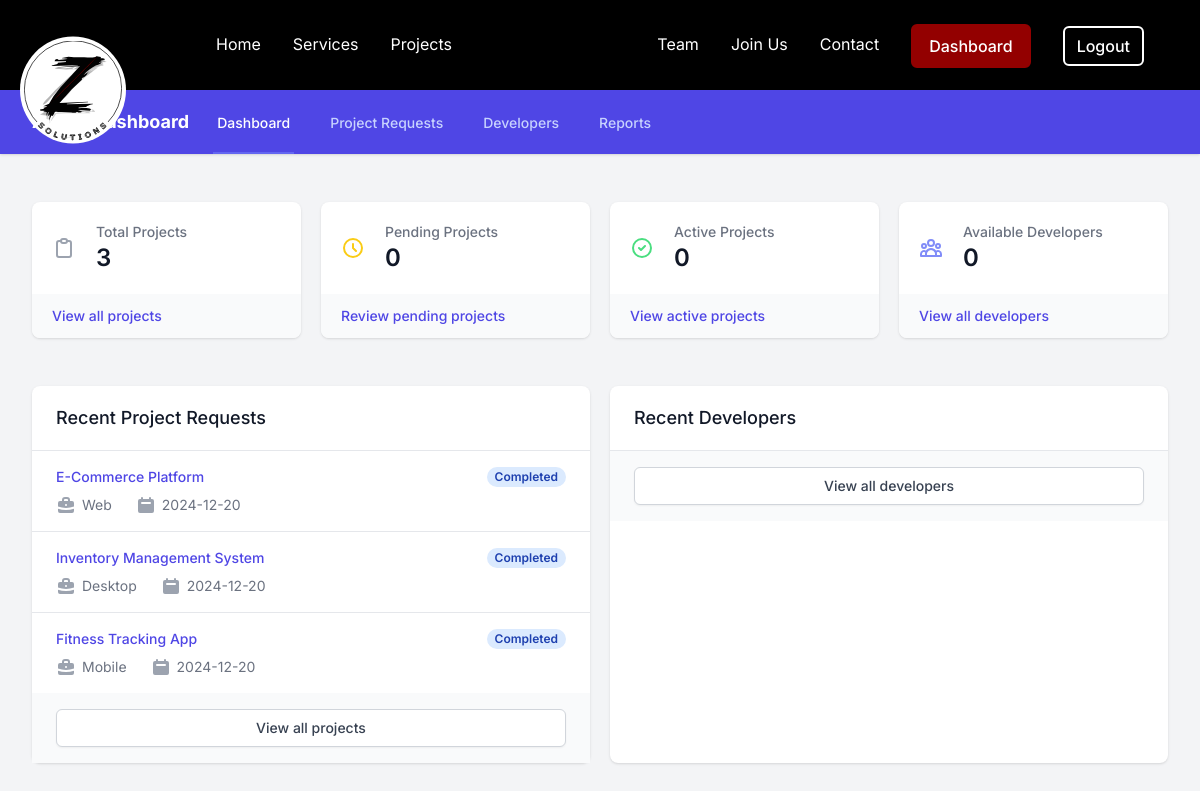
The app's page /admin/dashboard (signed in) with its own data.
### app/models/project.py (models this page shows, shortened)
class Project(db.Model):
    id = db.Column(db.Integer, primary_key=True)
    title = db.Column(db.String(100), nullable=False)
    description = db.Column(db.Text, nullable=False)
    customer_id = db.Column(db.Integer, db.ForeignKey('customer_profile.id'), nullable=False)
    category = db.Column(db.String(50), nullable=False)
    status = db.Column(db.String(20), default='pending')  # pending, active, completed, cancelled
    budget_min = db.Column(db.Float)
    budget_max = db.Column(db.Float)
    start_date = db.Column(db.DateTime)
    end_date = db.Column(db.DateTime)
    created_at = db.Column(db.DateTime, default=datetime.utcnow)
    updated_at = db.Column(db.DateTime, default=datetime.utcnow, onupdate=datetime.utcnow)
    requirements = db.relationship('ProjectRequirement', backref='project', lazy='dynamic')
    milestones = db.relationship('ProjectMilestone', backref='project', lazy='dynamic')
    files = db.relationship('ProjectFile', backref='project', lazy='dynamic')

### app/routes/admin.py (the view)
    def decorated_function(*args, **kwargs):
        if not current_user.is_authenticated or current_user.role != 'admin':
            flash('Access denied. Admin privileges required.', 'error')
            return redirect(url_for('main.home'))
        return f(*args, **kwargs)

### app/templates/admin/dashboard.html (shortened to what this page needs)
{% extends "base.html" %}
{% block content %}
<div class="min-h-screen bg-gray-100">
    <nav class="bg-indigo-600 shadow">
        <div class="max-w-7xl mx-auto px-4 sm:px-6 lg:px-8">
            <div class="flex justify-between h-16">
                <div class="flex">
                    <div class="flex-shrink-0 flex items-center">
                        <h1 class="text-white text-lg font-bold">Admin Dashboard</h1>
                    </div>
                    <div class="hidden sm:ml-6 sm:flex sm:space-x-8">
                        <a href="{{ url_for('admin.dashboard') }}"
                            class="border-indigo-500 text-white inline-flex items-center px-1 pt-1 border-b-2 text-sm font-medium">
                            Dashboard
                        </a>
                        <a href="{{ url_for('admin.projects', status='pending') }}"
                            class="border-transparent text-indigo-200 hover:text-white hover:border-white inline-flex items-center px-1 pt-1 border-b-2 text-sm font-medium">
                            Project Requests
                        </a>
                        <a href="{{ url_for('admin.users', role='developer') }}"
                            class="border-transparent text-indigo-200 hover:text-white hover:border-white inline-flex items-center px-1 pt-1 border-b-2 text-sm font-medium">
                            Developers
                        </a>
                        <a href="{{ url_for('admin.reports') }}"
                            class="border-transparent text-indigo-200 hover:text-white hover:border-white inline-flex items-center px-1 pt-1 border-b-2 text-sm font-medium">
                            Reports
                        </a>
                    </div>
                </div>
            </div>
        </div>
    </nav>
    <div class="max-w-7xl mx-auto py-6 sm:px-6 lg:px-8">
        <div class="px-4 py-6 sm:px-0">
            <div class="grid grid-cols-1 gap-5 sm:grid-cols-2 lg:grid-cols-4">
                <div class="bg-white overflow-hidden shadow rounded-lg">
                    <div class="p-5">
                        <div class="flex items-center">
                            <div class="flex-shrink-0">
                            </div>
                            <div class="ml-5 w-0 flex-1">
                                <dl>
                                    <dt class="text-sm font-medium text-gray-500 truncate">
                                        Total Projects
                                    </dt>
                                    <dd class="flex items-baseline">
                                        <div class="text-2xl font-semibold text-gray-900">
                                            {{ stats.total_projects }}
                                        </div>
                                    </dd>
                                </dl>
                            </div>
                        </div>
                    </div>
                    <div class="bg-gray-50 px-5 py-3">
                        <div class="text-sm">
                            <a href="{{ url_for('admin.projects') }}"
                                class="font-medium text-indigo-600 hover:text-indigo-500">
                                View all projects
                            </a>
                        </div>
                    </div>
                </div>
                <div class="bg-white overflow-hidden shadow rounded-lg">
                    <div class="p-5">
                        <div class="flex items-center">
                            <div class="flex-shrink-0">
                                <svg class="h-6 w-6 text-yellow-400" xmlns="http://www.w3.org/2000/svg" fill="none"
                                    viewBox="0 0 24 24" stroke="currentColor">
                                    <path stroke-linecap="round" stroke-linejoin="round" stroke-width="2"
                                        d="M12 8v4l3 3m6-3a9 9 0 11-18 0 9 9 0 0118 0z" />
                                </svg>
                            </div>
                            <div class="ml-5 w-0 flex-1">
                                <dl>
                                    <dt class="text-sm font-medium text-gray-500 truncate">
                                        Pending Projects
                                    </dt>
                                    <dd class="flex items-baseline">
                                        <div class="text-2xl font-semibold text-gray-900">
                                            {{ stats.pending_projects }}
                                        </div>
                                    </dd>
                                </dl>
                            </div>
                        </div>
                    </div>
                    <div class="bg-gray-50 px-5 py-3">
                        <div class="text-sm">
                            <a href="{{ url_for('admin.projects', status='pending') }}"
                                class="font-medium text-indigo-600 hover:text-indigo-500">
                                Review pending projects
                            </a>
                        </div>
                    </div>
                </div>
                <div class="bg-white overflow-hidden shadow rounded-lg">
                    <div class="p-5">
                        <div class="flex items-center">
                            <div class="flex-shrink-0">
                                <svg class="h-6 w-6 text-green-400" xmlns="http://www.w3.org/2000/svg" fill="none"
                                    viewBox="0 0 24 24" stroke="currentColor">
                                    <path stroke-linecap="round" stroke-linejoin="round" stroke-width="2"
                                        d="M9 12l2 2 4-4m6 2a9 9 0 11-18 0 9 9 0 0118 0z" />
                                </svg>
                            </div>
                            <div class="ml-5 w-0 flex-1">
                                <dl>
                                    <dt class="text-sm font-medium text-gray-500 truncate">
                                        Active Projects
                                    </dt>
                                    <dd class="flex items-baseline">
                                        <div class="text-2xl font-semibold text-gray-900">
                                            {{ stats.active_projects }}
                                        </div>
                                    </dd>
                                </dl>
                            </div>
                        </div>
                    </div>
                    <div class="bg-gray-50 px-5 py-3">
                        <div class="text-sm">
                            <a href="{{ url_for('admin.projects', status='active') }}"
                                class="font-medium text-indigo-600 hover:text-indigo-500">
                                View active projects
                            </a>
                        </div>
                    </div>
                </div>
                <div class="bg-white overflow-hidden shadow rounded-lg">
                    <div class="p-5">
                        <div class="flex items-center">
                            <div class="flex-shrink-0">
                            </div>
                            <div class="ml-5 w-0 flex-1">
                                <dl>
                                    <dt class="text-sm font-medium text-gray-500 truncate">
                                        Available Developers
                                    </dt>
                                    <dd class="flex items-baseline">
                                        <div class="text-2xl font-semibold text-gray-900">
                                            {{ stats.total_developers }}
                                        </div>
                                    </dd>
                                </dl>
                            </div>
                        </div>
                    </div>
                    <div class="bg-gray-50 px-5 py-3">
                        <div class="text-sm">
                            <a href="{{ url_for('admin.users', role='developer') }}"
                                class="font-medium text-indigo-600 hover:text-indigo-500">
                                View all developers
                            </a>
                        </div>
                    </div>
                </div>
            </div>
        </div>
    </div>
    <div class="max-w-7xl mx-auto px-4 sm:px-6 lg:px-8">
        <div class="grid grid-cols-1 gap-5 lg:grid-cols-2">
            <div class="bg-white shadow sm:rounded-lg">
                <div class="px-4 py-5 sm:px-6">
                    <h3 class="text-lg leading-6 font-medium text-gray-900">Recent Project Requests</h3>
                </div>
                <div class="border-t border-gray-200">
                    <ul role="list" class="divide-y divide-gray-200">
                        {% for project in recent_projects %}
                        <li>
                            <a href="{{ url_for('admin.view_project', project_id=project.id) }}"
                                class="block hover:bg-gray-50">
                                <div class="px-4 py-4 sm:px-6">
                                    <div class="flex items-center justify-between">
                                        <div class="text-sm font-medium text-indigo-600 truncate">
                                            {{ project.title }}
                                        </div>
                                        <div class="ml-2 flex-shrink-0 flex">
                                            <span class="px-2 inline-flex text-xs leading-5 font-semibold rounded-full
                                                {% if project.status == 'pending' %}
                                                    bg-yellow-100 text-yellow-800
                                                {% elif project.status == 'active' %}
                                                    bg-green-100 text-green-800
                                                {% elif project.status == 'completed' %}
                                                    bg-blue-100 text-blue-800
                                                {% else %}
                                                    bg-red-100 text-red-800
                                                {% endif %}">
                                                {{ project.status|title }}
                                            </span>
                                        </div>
                                    </div>
                                    <div class="mt-2 flex justify-between">
                                        <div class="sm:flex">
                                            <div class="mr-6 flex items-center text-sm text-gray-500">
                                                {{ project.category|title }}
                                            </div>
                                            <div class="mt-2 flex items-center text-sm text-gray-500 sm:mt-0">
                                                {{ project.created_at.strftime('%Y-%m-%d') }}
                                            </div>
                                        </div>
                                    </div>
                                </div>
                            </a>
                        </li>
                        {% endfor %}
                    </ul>
                </div>
                <div class="bg-gray-50 px-4 py-4 sm:px-6">
                    <a href="{{ url_for('admin.projects') }}"
                        class="w-full flex justify-center items-center px-4 py-2 border border-gray-300 shadow-sm text-sm font-medium rounded-md text-gray-700 bg-white hover:bg-gray-50">
                        View all projects
                    </a>
                </div>
            </div>
            <div class="bg-white shadow sm:rounded-lg">
                <div class="px-4 py-5 sm:px-6">
                    <h3 class="text-lg leading-6 font-medium text-gray-900">Recent Developers</h3>
                </div>
                <div class="bg-gray-50 px-4 py-4 sm:px-6">
                    <a href="{{ url_for('admin.users', role='developer') }}"
                        class="w-full flex justify-center items-center px-4 py-2 border border-gray-300 shadow-sm text-sm font-medium rounded-md text-gray-700 bg-white hover:bg-gray-50">
                        View all developers
                    </a>
                </div>
            </div>
        </div>
    </div>
</div>
{% endblock %}

### app/templates/base.html (shortened to what this page needs)
<!DOCTYPE html>
<html lang="en">
<head>
    <script src="https://cdn.tailwindcss.com"></script>
    <link rel="stylesheet" href="{{ url_for('static', filename='css/main.css') }}">
    <link rel="stylesheet" href="{{ url_for('static', filename='css/menu.css') }}">
    <link rel="stylesheet" href="https://cdnjs.cloudflare.com/ajax/libs/font-awesome/6.0.0/css/all.min.css">
</head>
<body class="bg-gray-100">
    <div class="nav-wrapper">
        <nav class="max-w-7xl mx-auto px-4 sm:px-6 lg:px-8">
            <div class="nav-content flex items-center justify-between">
                <div class="flex items-center space-x-8">
                    <a href="{{ url_for('main.home') }}" class="nav-link">Home</a>
                    <a href="{{ url_for('main.services') }}" class="nav-link">Services</a>
                    <a href="{{ url_for('main.projects') }}" class="nav-link">Projects</a>
                </div>
                <div class="flex items-center space-x-8">
                    <a href="{{ url_for('main.team') }}" class="nav-link">Team</a>
                    <a href="{{ url_for('careers.apply') }}" class="nav-link">Join Us</a>
                    <a href="{{ url_for('main.contact') }}" class="nav-link">Contact</a>
                    {% if current_user.is_authenticated %}
                        {% if current_user.role == 'admin' %}
                            <a href="{{ url_for('admin.dashboard') }}" class="btn btn-primary">Dashboard</a>
                        {% elif current_user.role == 'developer' %}
                            <a href="{{ url_for('developer.dashboard') }}" class="btn btn-primary">Dashboard</a>
                        {% else %}
                            <a href="{{ url_for('customer.dashboard') }}" class="btn btn-primary">Dashboard</a>
                        {% endif %}
                        <a href="{{ url_for('auth.logout') }}" class="btn btn-menu">Logout</a>
                    {% else %}
                        <a href="{{ url_for('auth.login') }}" class="btn btn-menu">Login</a>
                        <a href="{{ url_for('auth.register') }}" class="btn btn-menu">Register</a>
                    {% endif %}
                </div>
            </div>
        </nav>
    </div>
    <div class="logo-container">
        <img src="{{ url_for('static', filename='img/logo.svg') }}" alt="Z Solutions" class="logo">
    </div>
    <main class="relative z-10">
        {% block content %}{% endblock %}
    </main>
</body>
</html>

### records on screen
Project: title "E-Commerce Platform", status "Completed", category "Web", created_at "2024-12-20"
Project: title "Inventory Management System", status "Completed", category "Desktop", created_at "2024-12-20"
Project: title "Fitness Tracking App", status "Completed", category "Mobile", created_at "2024-12-20"

### other values on screen
{{ stats.total_projects }} "3"
{{ stats.pending_projects }} "0"
{{ stats.active_projects }} "0"
{{ stats.total_developers }} "0"
